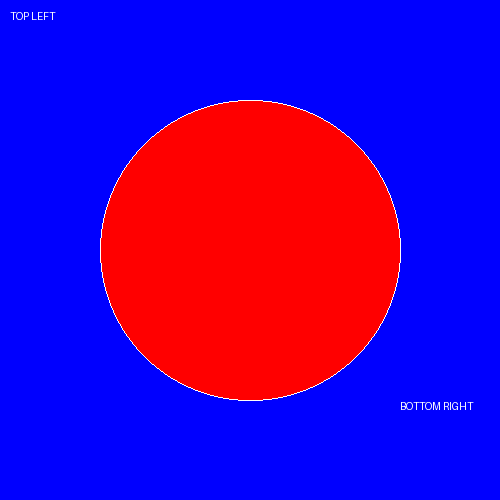
#> input picture tools/gfx_converter_tests/large_test.png, 500 x 500 px
$ python process_sprite.py --input ../../../../tools/gfx_converter_tests/large_test.png --size 8
#> lines starting #> are read from the running program, lines starting #| are printed output that depends on the picture
#!/usr/bin/env python3
"""
SNES Sprite Processing Pipeline
Converts an SVG or image into SNES-compliant sprite outputs.

Outputs:
  <name>.png          - 1:1 native resolution
  <name>_preview.png  - 8x scaled, nearest-neighbor
  <name>_indexed.png  - Mode-P indexed PNG (tilemap-ready)
  <name>.pal          - JASC-PAL, 16 entries (index 0 = transparent)
  <name>_swatch.png   - Horizontal palette swatch
"""

import argparse
import io
import os
import sys
from pathlib import Path

import numpy as np
from PIL import Image


def round_to_bgr555(value: int) -> int:
    """Snap an 8-bit color channel to 5-bit (BGR555) precision."""
    return min(248, (value >> 3) << 3)


def snap_palette_to_bgr555(palette_flat: list[int]) -> list[int]:
    """Round all palette RGB values to BGR555 precision."""
    return [round_to_bgr555(v) for v in palette_flat]


def rasterize_svg(svg_path: str, width: int, height: int) -> Image.Image:
    """Rasterize an SVG to RGBA at exact pixel dimensions."""
    try:
        import cairosvg
    except ImportError:
        sys.exit("cairosvg not found. Run: pip install cairosvg --break-system-packages")

    png_bytes = cairosvg.svg2png(url=str(svg_path), output_width=width, output_height=height)
    return Image.open(io.BytesIO(png_bytes)).convert("RGBA")


def load_image(input_path: str, size: int) -> Image.Image:
    """Load any image and resize to target sprite size."""
    img = Image.open(input_path).convert("RGBA")
    if img.size == (size, size):
        return img
    # Use nearest-neighbor for pixel art (small integer-scale sources),
    # Lanczos for photos/artwork being downscaled.
    src_max = max(img.size)
    resample = Image.NEAREST if src_max <= size * 2 else Image.LANCZOS
    return img.resize((size, size), resample=resample)


def process_image(img: Image.Image) -> tuple[Image.Image, list[int]]:
    """
    Quantize an RGBA image to SNES 4bpp constraints.

    Returns:
        indexed_img: PIL Image in mode 'P', index 0 = transparent
        palette_rgb: flat list of 15×3 RGB values (indices 1–15)
    """
    # Separate alpha mask
    alpha = np.array(img.split()[3])
    rgb_img = img.convert("RGB")

    # Quantize to 15 colors (we reserve index 0 for transparency)
    quantized = rgb_img.quantize(colors=15, method=Image.Quantize.MEDIANCUT, dither=0)
    raw_palette = quantized.getpalette()[:15 * 3]
    palette_snapped = snap_palette_to_bgr555(raw_palette)

    # Shift all color indices up by 1 to make room for transparent at 0
    arr = np.array(quantized, dtype=np.uint8)
    arr = (arr + 1).clip(0, 15).astype(np.uint8)

    # Assign index 0 to fully-transparent pixels
    arr[alpha < 128] = 0

    # Build full 256-entry palette: index 0 = (0,0,0), indices 1–15 = snapped colors
    full_palette = [0, 0, 0] + palette_snapped + [0] * (240 * 3)

    indexed = Image.fromarray(arr, mode="P")
    indexed.putpalette(full_palette)
    return indexed, palette_snapped


def save_pal(palette_rgb: list[int], path: str) -> None:
    """Save a 16-entry JASC-PAL file (index 0 = transparent black)."""
    lines = ["JASC-PAL", "0100", "16", "0 0 0"]
    for i in range(0, len(palette_rgb), 3):
        r, g, b = palette_rgb[i], palette_rgb[i + 1], palette_rgb[i + 2]
        lines.append(f"{r} {g} {b}")
    Path(path).write_text("\n".join(lines) + "\n")


def save_swatch(palette_rgb: list[int], path: str) -> None:
    """Save a horizontal swatch showing all palette colors (up to 15)."""
    block = 24
    n = len(palette_rgb) // 3
    swatch = Image.new("RGB", (block * n, block), (30, 30, 30))
    for i in range(n):
        r = palette_rgb[i * 3]
        g = palette_rgb[i * 3 + 1]
        b = palette_rgb[i * 3 + 2]
        swatch.paste(Image.new("RGB", (block, block), (r, g, b)), (i * block, 0))
    swatch.save(path)


def save_preview(img: Image.Image, path: str, scale: int = 8) -> None:
    """Save a nearest-neighbor scaled preview."""
    w, h = img.size
    preview = img.resize((w * scale, h * scale), resample=Image.NEAREST)
    preview.save(path)


def main():
    parser = argparse.ArgumentParser(description="SNES Sprite Processing Pipeline")
    parser.add_argument("--input", required=True, help="Path to SVG or image file")
    parser.add_argument("--size", type=int, required=True,
                        choices=[8, 16, 32, 64], help="Sprite size in pixels")
    parser.add_argument("--output-dir", default=".", help="Directory for output files")
    parser.add_argument("--name", default="sprite", help="Base name for output files")
    parser.add_argument("--scale", type=int, default=8, help="Preview scale factor (default: 8)")
    args = parser.parse_args()

    os.makedirs(args.output_dir, exist_ok=True)
    base = Path(args.output_dir) / args.name

    # Load / rasterize
    ext = Path(args.input).suffix.lower()
    if ext == ".svg":
        print(f"Rasterizing SVG at {args.size}×{args.size}...")
        img = rasterize_svg(args.input, args.size, args.size)
    else:
        print(f"Loading image and resizing to {args.size}×{args.size}...")
        img = load_image(args.input, args.size)

    # Quantize to SNES 4bpp
    print("Quantizing to 15 colors (SNES 4bpp)...")
    indexed, palette_rgb = process_image(img)
#> in process_image, `raw_palette = quantized.getpalette()[:15 * 3]`: raw_palette = 45 values, max 255 at index 0, min 0 at index 2, mean 86.2
#> in process_image, `palette_snapped = snap_palette_to_bgr555(raw_palette)`: palette_snapped = 45 values, max 248 at index 0, min 0 at index 1, mean 83.38
#> in process_image, `full_palette = [0, 0, 0] + palette_snapped + [0] * (240 * 3)`: full_palette = 768 values, max 248 at index 3, min 0 at index 0, mean 4.89
#> palette_rgb has the same summary as palette_snapped in process_image

    # Save 1:1 native PNG (RGB with alpha from indexed)
    native_rgba = indexed.convert("RGBA")
    # Re-apply transparency: index 0 pixels become fully transparent
    idx_arr = np.array(indexed)
    rgba_arr = np.array(native_rgba)
    rgba_arr[idx_arr == 0, 3] = 0
    native_out = Image.fromarray(rgba_arr, mode="RGBA")
    native_out.save(str(base) + ".png")
    print(f"Saved: {base}.png  (1:1 native)")

    # Save 8x preview
    save_preview(native_out, str(base) + "_preview.png", scale=args.scale)
#> in save_preview, `preview = img.resize((w * scale, h * scale), resample=Image.NEAREST)`:
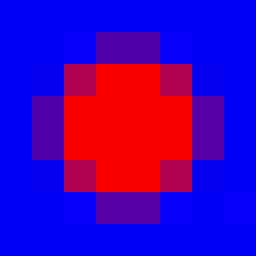
#> preview: PIL image 64x64 RGBA (shown 4 times larger); mean R, G, B, A 69.1, 0, 180.5, 255
    print(f"Saved: {base}_preview.png  ({args.scale}x preview)")

    # Save indexed PNG (tilemap-ready)
    indexed.save(str(base) + "_indexed.png")
    print(f"Saved: {base}_indexed.png  (indexed, tilemap-ready)")

    # Save .pal
    save_pal(palette_rgb, str(base) + ".pal")
#> the loop in save_pal, `for i in range(0, len(palette_rgb), 3):` made 15 passes
#> (i, r, b) on passes 2 to 13: (3, 248, 0), (6, 248, 0), (9, 176, 80), (12, 88, 168), (15, 80, 168), (18, 8, 240), (21, 8, 248), (24, 8, 248), (27, 0, 248), (30, 0, 248), (33, 0, 248), (36, 0, 248)
#> (r, b) on pass 1: (248, 0)
#> after the loop in save_pal, `for i in range(0, len(palette_rgb), 3):`: lines = ['JASC-PAL', '0100', '16', '0 0 0', '248 0 0', '248 0 0', '248 0 0', '176 0 80', '88 0 168', '80 0 168', '8 0 240', '8 0 248', '8 0 248', '0 0 248', '0 0 248', '0 0 248', '0 0 248', '0 0 248', '0 0 248']
    print(f"Saved: {base}.pal  (JASC-PAL, 16 entries)")

    # Save swatch
    save_swatch(palette_rgb, str(base) + "_swatch.png")
#> in save_swatch, `n = len(palette_rgb) // 3`: n = 15
#> in save_swatch, `swatch = Image.new("RGB", (block * n, block), (30, 30, 30))`: swatch: PIL image 360x24 RGB; every value is 30
#> the loop in save_swatch, `for i in range(n):` made 15 passes
#> (r, b) on passes 1 to 12: (248, 0), (248, 0), (248, 0), (176, 80), (88, 168), (80, 168), (8, 240), (8, 248), (8, 248), (0, 248), (0, 248), (0, 248)
#> after the loop in save_swatch, `for i in range(n):`:
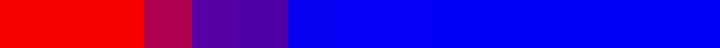
#> swatch: PIL image 360x24 RGB (shown 2 times larger); mean R, G, B 74.1, 0, 176
    print(f"Saved: {base}_swatch.png  (palette swatch)")

    print("\nDone.")


if __name__ == "__main__":
    main()
